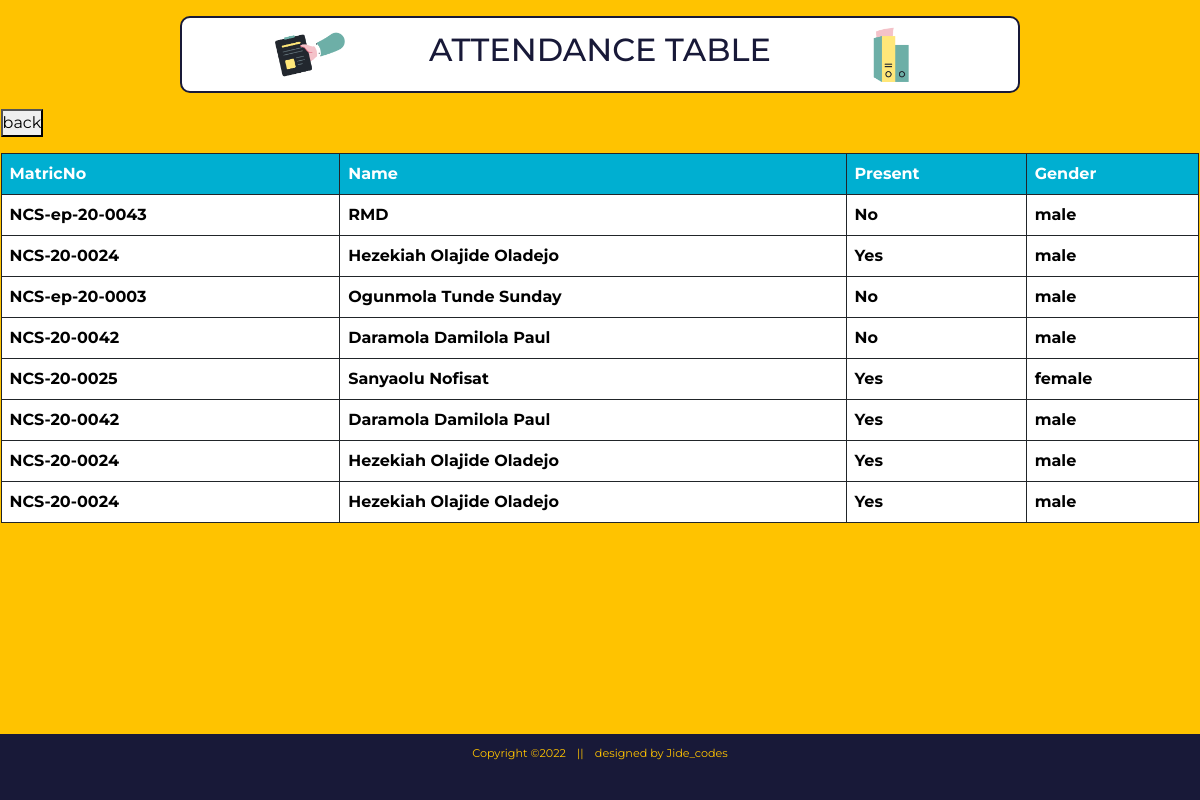
The page /attendance-table/ on the database its author committed.
### attendance/models.py (models this page shows, shortened)
class AttendanceTable(models.Model):
    matricNumber = models.ForeignKey(StudentDataInfo, on_delete=models.CASCADE, blank=True, null=False)
    present = models.BooleanField(default=False)
    def what_to_return(self):
        if self.present:
            return 'Yes'
        else:
            return 'No'

class StudentDataInfo(models.Model):
    matric_no   = models.CharField(max_length=100, blank=True, null=True)
    name        = models.CharField(max_length=400, blank=True, null=True)
    gender      = models.CharField(max_length=100, blank=True, null=True)
    email       = models.EmailField(max_length=254)
    session     = models.CharField(max_length=100, blank=True, null=True)
    level       = models.CharField(max_length=100, blank=True, null=True)
    department  = models.CharField(max_length=250, blank=True, null=True)
    semester    = models.CharField(max_length=100, blank=True, null=True)

### attendance/views.py (the view)
# urls.py: path('attendance-table/', views.attendance_table, name='attendance-table'),
def attendance_table(request):
    attendance = AttendanceTable.objects.all()
    context = {'attendance':attendance}
    return render(request, 'attendance_table.html', context)

### templates/Attendance_Table.html (shortened to what this page needs)
{% load static %}
<!DOCTYPE html>
<html lang="en">
<head>
  <link href="https://cdn.jsdelivr.net/npm/bootstrap@5.2.3/dist/css/bootstrap.min.css" rel="stylesheet">
    <link rel="stylesheet" href="https://cdnjs.cloudflare.com/ajax/libs/font-awesome/5.15.3/css/all.min.css"/>
    <link href='https://unpkg.com/boxicons@2.1.4/css/boxicons.min.css' rel='stylesheet'>
    <link rel="stylesheet" href="{% static 'styles/table_style.css' %}">
    <link href='https://css.gg/add-r.css' rel='stylesheet'>
</head>
<body>
  <header>
    <img src="{% static 'images/record.png' %}" alt="">
    <h2>Attendance Table</h2>
    <img src="{% static 'images/record-2.png' %}" alt="">
  </header>
  <main>
<a href="{% url 'do-attendance' %}">
    <button  type="button" id="back">back</button>
  </a>
<div class="table-responsive">
    <table class="table table-bordered border-dark">
      <thead>
        <tr class="tread">
          <th scope="col">MatricNo</th>
          <th scope="col">Name</th>
          <th scope="col">Present</th>
          <th scope="col">Gender</th>
        </tr>
      </thead>
      <tbody>
        {% for data in attendance %}
        <tr>
          <td><a style ="text-decoration:none; color:black; "href="{% url 'student-data'%}">{{data.matricNumber.matric_no}}</a></td>
          <td>{{data.matricNumber.name}}</td>
          <td>{{data.what_to_return}}</td>
          <td>{{data.matricNumber.gender}}</td>
        </tr>
        {% endfor %}
      </tbody>
    </table>
  </div>
  </main>
  <footer>
    <p>Copyright &copy2022</p>
    <p>||</p>
    <P>designed by Jide_codes</P>
  </footer>
</body>
</html>

### static/styles/table_style.css (style rules this page uses)
* { margin: 0; padding: 0; font-family: 'Montserrat', sans-serif; }
body { background-color:#ffc300; }
header { width: 70%; background-color: #fff; border: 2px solid #181938; border-radius: 10px; color: #181938; display: flex; align-items: center; justify-content: space-evenly; margin: 1rem auto ; padding: 0.5em; font-size: 1.1rem; text-transform: uppercase; }
header img { width: 4em; }
main { width: 99.9%; margin: 0 auto; height: auto; }
footer { background-color: #181938; color: #ffc300; display: flex; justify-content: center; gap: 1em; padding: 1em; text-align: center; padding-bottom: 2em; position: fixed; width: 100%; bottom: 0; font-size: 0.7em; }

### templates/Attendance_Table.html (style rules this page uses)
.table { margin-top:1rem; }
.tread { color:#fff; background:#00afd1; }
tr { background:#fff; color:#000; font-weight:700; }

### rows shown on the page
AttendanceTable: matricNumber.matric_no "NCS-ep-20-0043", matricNumber.name "RMD", what_to_return "No", matricNumber.gender "male"
AttendanceTable: matricNumber.matric_no "NCS-20-0024", matricNumber.name "Hezekiah Olajide Oladejo", what_to_return "Yes", matricNumber.gender "male"
AttendanceTable: matricNumber.matric_no "NCS-ep-20-0003", matricNumber.name "Ogunmola Tunde Sunday", what_to_return "No", matricNumber.gender "male"
AttendanceTable: matricNumber.matric_no "NCS-20-0042", matricNumber.name "Daramola Damilola Paul", what_to_return "No", matricNumber.gender "male"
AttendanceTable: matricNumber.matric_no "NCS-20-0025", matricNumber.name "Sanyaolu Nofisat", what_to_return "Yes", matricNumber.gender "female"
AttendanceTable: matricNumber.matric_no "NCS-20-0042", matricNumber.name "Daramola Damilola Paul", what_to_return "Yes", matricNumber.gender "male"
AttendanceTable: matricNumber.matric_no "NCS-20-0024", matricNumber.name "Hezekiah Olajide Oladejo", what_to_return "Yes", matricNumber.gender "male"
AttendanceTable: matricNumber.matric_no "NCS-20-0024", matricNumber.name "Hezekiah Olajide Oladejo", what_to_return "Yes", matricNumber.gender "male"
